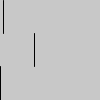
Frame 1 (no input)
Frame 2 (the mouse pressed at the canvas centre, redrawn once): identical to frame 1, image omitted

The Processing sketch that drew this single still picture (run headless with seeded random() and noise(); the mouse was pressed at the canvas centre and the sketch redrawn once):

// Processing sketch: Percobaan01_Halaman18
// ── Percobaan01_Halaman18.pde
//sketch menggunakan noLoop()
void setup()
{noLoop();}
void draw()
{background (200);
 int s = second();
 int m = minute();
 int h = hour();
 line(s,0,s,33);
 line(m,33,m,66);
 line(h,66,h,100);}
